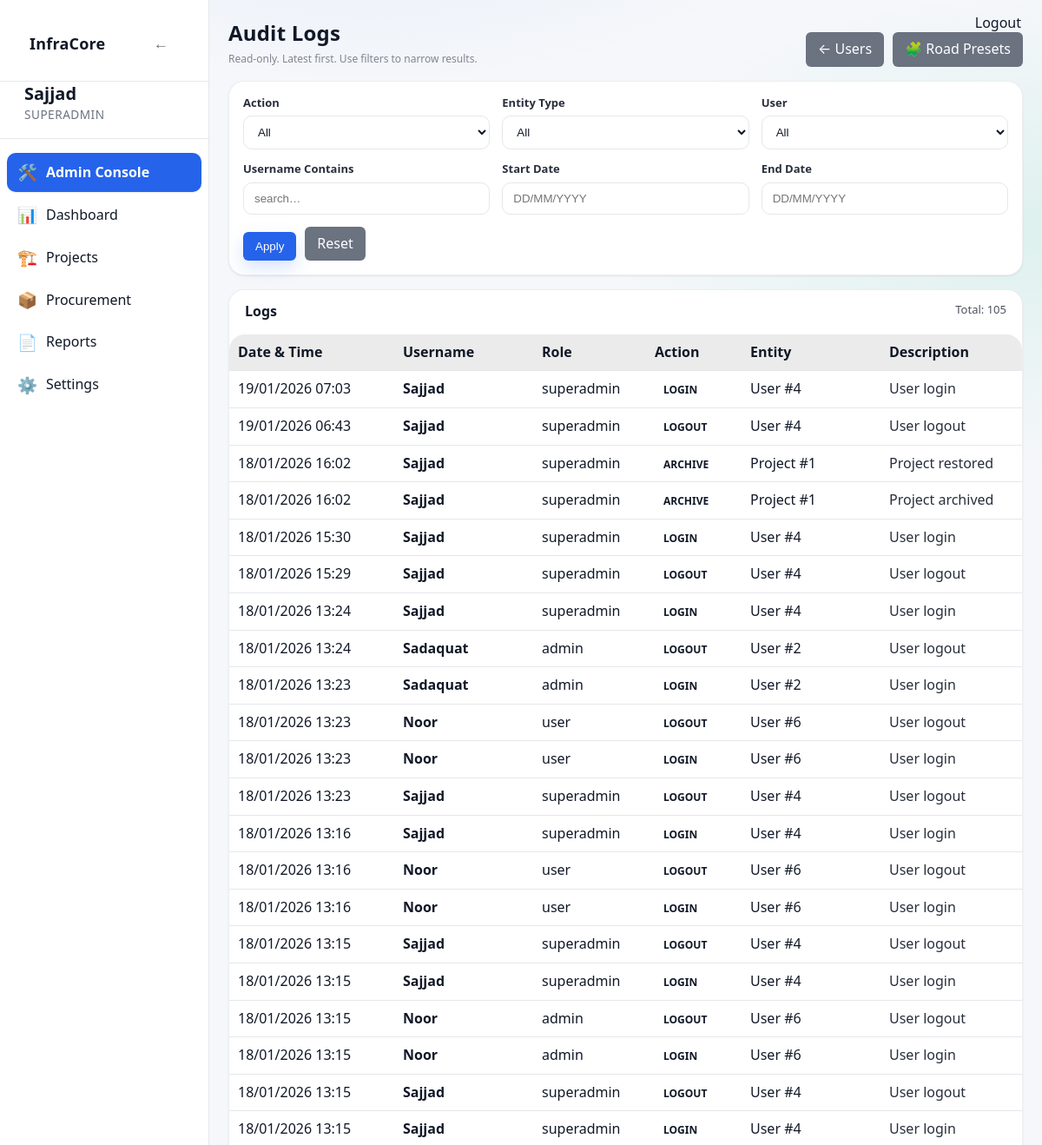
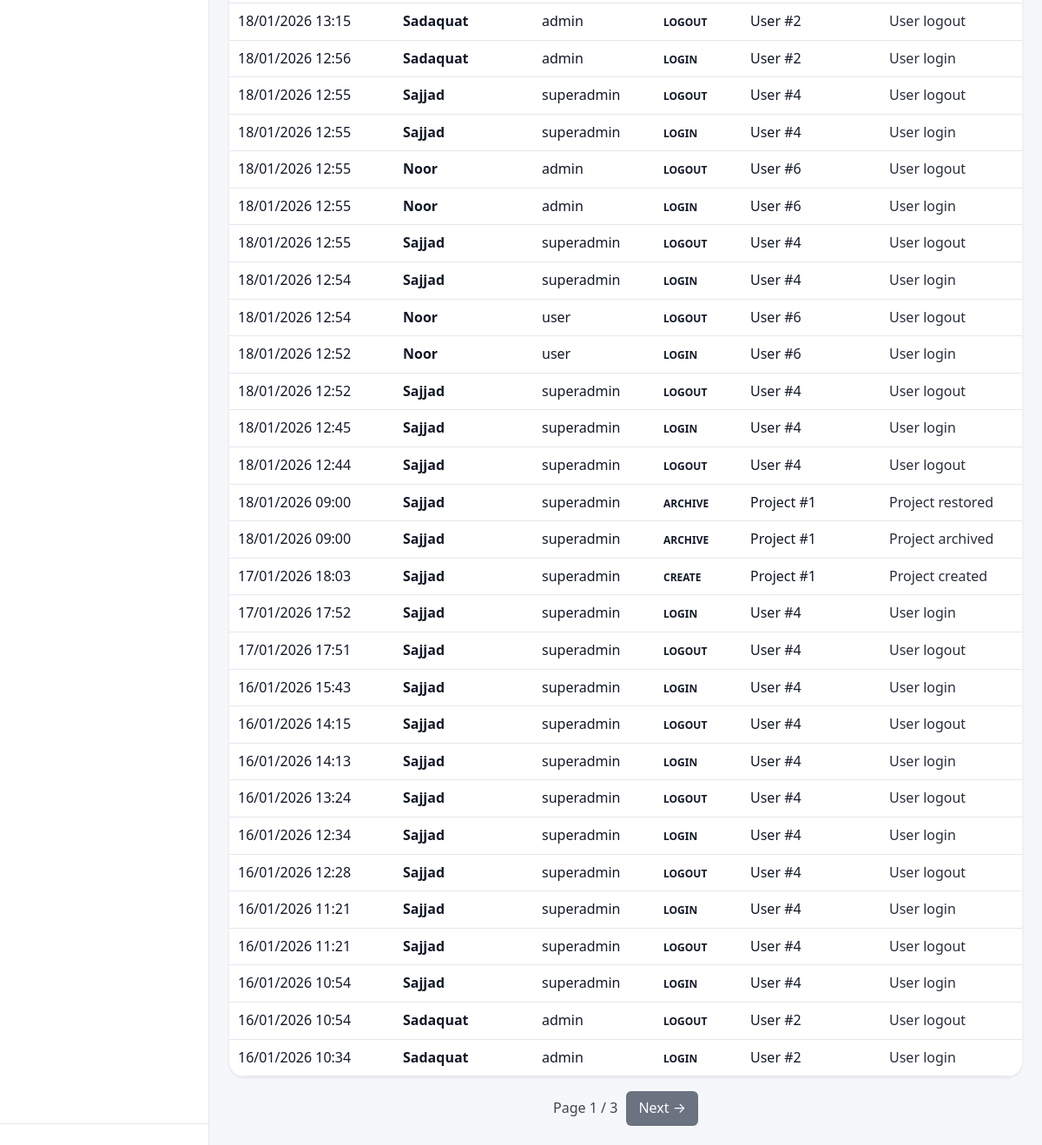
/admin/logs (signed in), run on an earlier commit of the app's database (2 pictures, top to bottom).
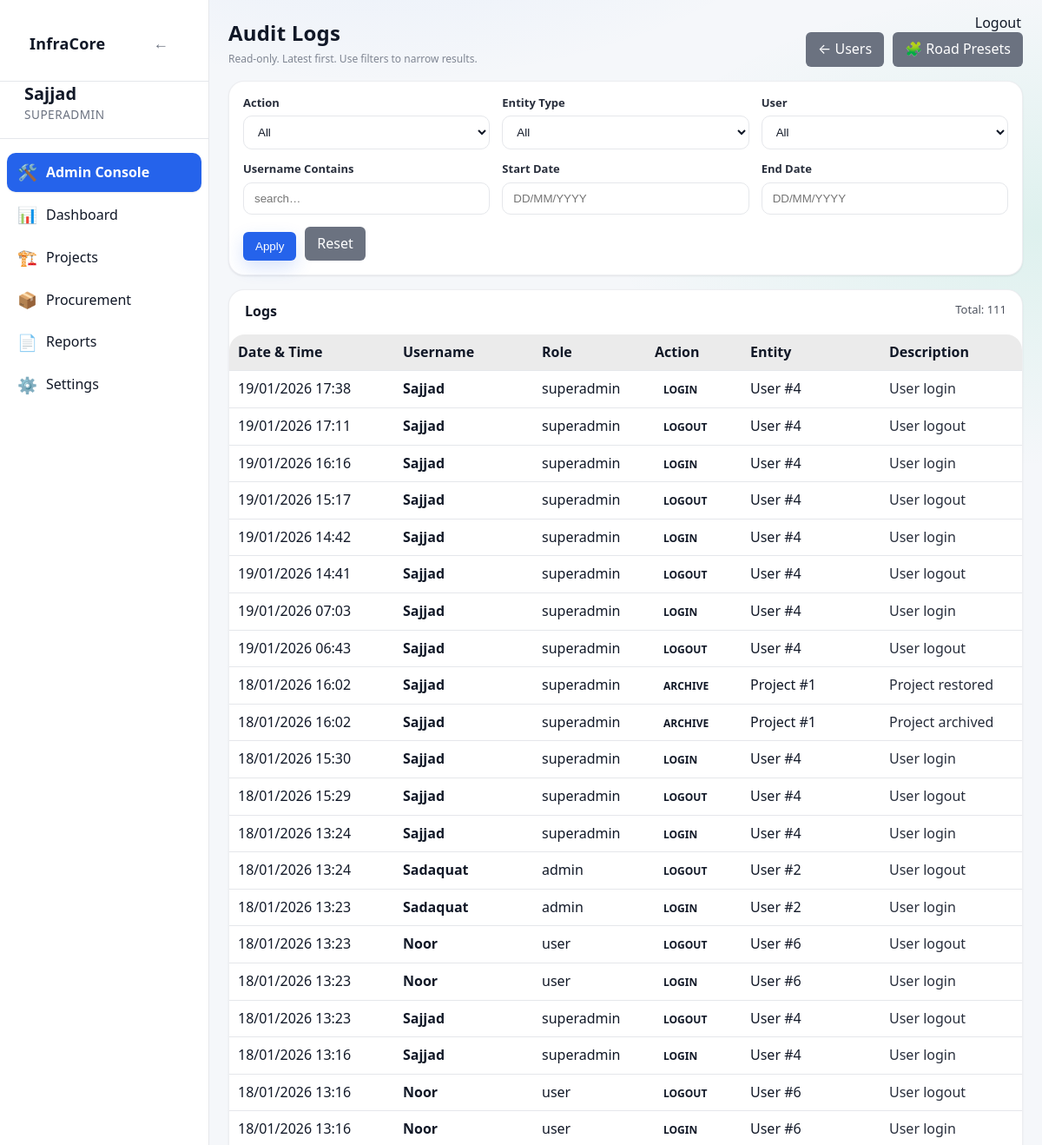
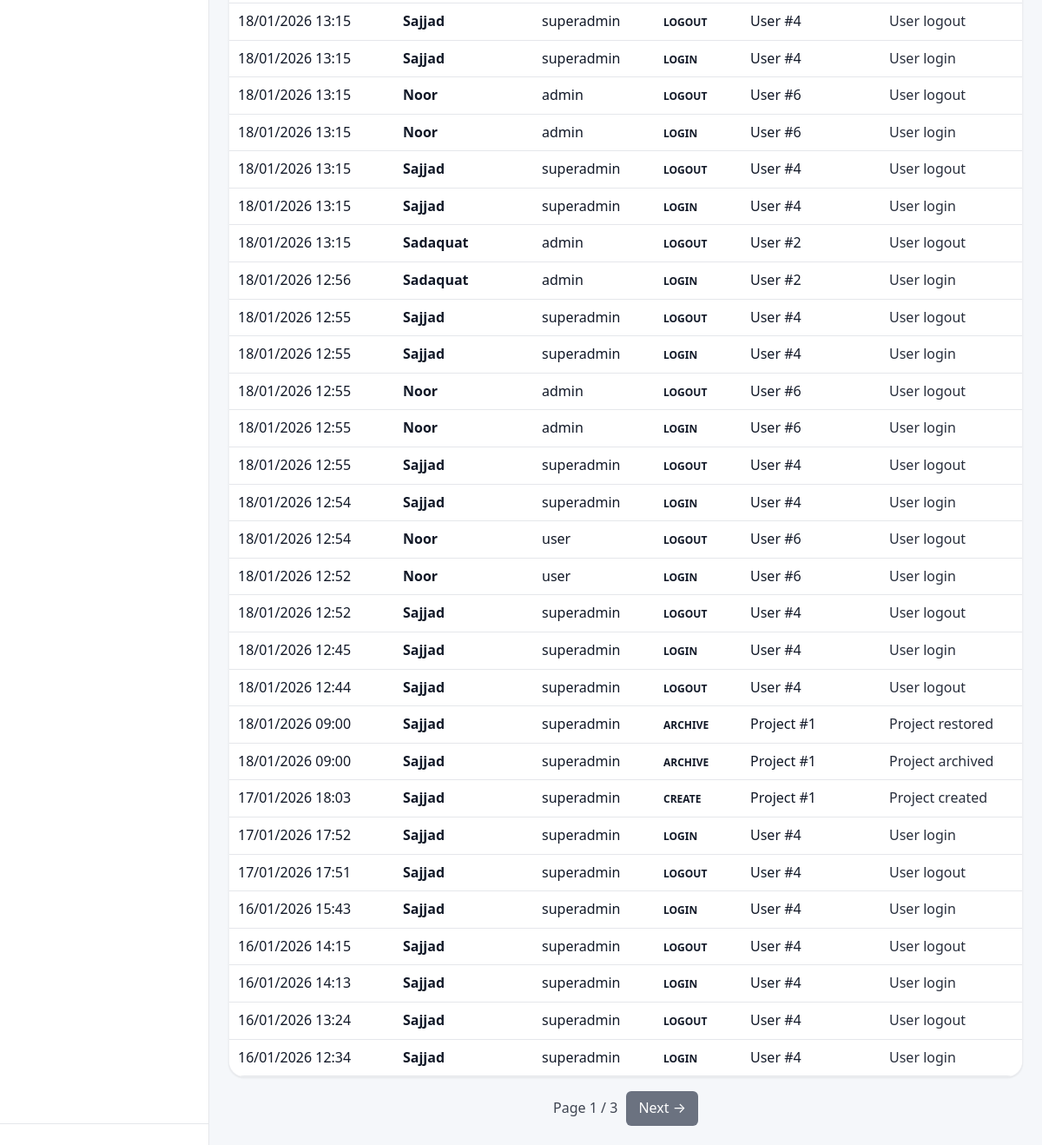
And on a later commit of the database (2 pictures, top to bottom).
### app/models/activity_log.py (models this page shows)
class ActivityLog(Base):
    __tablename__ = "activity_logs"
    __table_args__ = (
        Index("ix_activity_logs_created_at", "created_at"),
        Index("ix_activity_logs_user_id", "user_id"),
    )
    id = Column(Integer, primary_key=True, index=True)
    user_id = Column(Integer, ForeignKey("users.id"), nullable=True)
    username = Column(String(150), nullable=False)
    role = Column(String(50), nullable=True)
    action = Column(String(20), nullable=False)  # CREATE, UPDATE, DELETE, ARCHIVE, LOGIN, LOGOUT
    entity_type = Column(String(50), nullable=True)  # Project, Activity, Material, User, Execution
    entity_id = Column(Integer, nullable=True)
    description = Column(Text, nullable=True)
    old_value = Column(Text, nullable=True)  # JSON string
    new_value = Column(Text, nullable=True)  # JSON string
    ip_address = Column(String(64), nullable=True)
    created_at = Column(DateTime, default=datetime.utcnow, nullable=False)
    details = Column(String, nullable=True)
    timestamp = Column(DateTime, default=datetime.utcnow)

### app/routes/admin.py (the view)
@router.get("/logs", response_class=HTMLResponse)
def audit_logs_page(
    request: Request,
    page: int = 1,
    action: str | None = None,
    entity_type: str | None = None,
    user_id: int | None = None,
    username: str | None = None,
    start_date: str | None = None,
    end_date: str | None = None,
    db: Session = Depends(get_db),
):
    admin = admin_guard(request)
    if not admin:
        return RedirectResponse("/dashboard", status_code=302)
    page_size = 50
    page = max(page, 1)
    q = db.query(ActivityLog)
    if action:
        q = q.filter(ActivityLog.action == action)
    if entity_type:
        q = q.filter(ActivityLog.entity_type == entity_type)
    if user_id is not None:
        q = q.filter(ActivityLog.user_id == user_id)
    if username:
        q = q.filter(ActivityLog.username.ilike(f"%{username.strip()}%"))
    def _parse_d(s: str | None) -> date | None:
        if not s:
            return None
        try:
            return parse_date_ddmmyyyy_or_iso(str(s))
        except Exception:
            return None
    sd = _parse_d(start_date)
    ed = _parse_d(end_date)
    if sd:
        q = q.filter(ActivityLog.created_at >= datetime.combine(sd, time.min))
    if ed:
        q = q.filter(ActivityLog.created_at <= datetime.combine(ed, time.max))
    total = q.count()
    logs = (
        q.order_by(ActivityLog.created_at.desc())
        .offset((page - 1) * page_size)
        .limit(page_size)
        .all()
    )
    actions = [r[0] for r in db.query(ActivityLog.action).distinct().order_by(ActivityLog.action).all() if r and r[0]]
    entity_types = [r[0] for r in db.query(ActivityLog.entity_type).distinct().order_by(ActivityLog.entity_type).all() if r and r[0]]
    users = (
        db.query(ActivityLog.user_id, ActivityLog.username)
        .filter(ActivityLog.user_id.isnot(None))
        .distinct()
        .order_by(ActivityLog.username.asc())
        .all()
    )
    return templates.TemplateResponse(
        "admin/logs.html",
        {
            "request": request,
            "user": admin,
            "logs": logs,
            "page": page,
            "page_size": page_size,
            "total": total,
            "actions": actions,
            "entity_types": entity_types,
            "users": users,
            "filters": {
                "action": action or "",
                "entity_type": entity_type or "",
                "user_id": user_id if user_id is not None else "",
                "username": username or "",
                "start_date": start_date or "",
                "end_date": end_date or "",
            },
        },
    )

### app/templates/admin/logs.html (shortened to what the changed rows need)
{% extends "base.html" %}
{% block content %}
<div class="page-header" style="display:flex;justify-content:space-between;align-items:flex-end;gap:12px;flex-wrap:wrap;margin-bottom:16px">
    <div>
        <h1 class="page-title" style="margin-bottom:6px">Audit Logs</h1>
    </div>
</div>
<div class="card" style="padding:0">
    <div style="padding:14px 18px;border-bottom:1px solid rgba(255,255,255,0.08);display:flex;justify-content:space-between;gap:12px;flex-wrap:wrap">
        <strong>Logs</strong>
        <span style="opacity:0.75;font-size:13px">
            Total: {{ total }}
        </span>
    </div>
    <table class="table" style="margin:0">
        <thead>
            <tr style="background:rgba(255,255,255,0.04)">
                <th style="width:170px">Date &amp; Time</th>
                <th style="width:140px">Username</th>
                <th style="width:110px">Role</th>
                <th style="width:90px">Action</th>
                <th style="width:140px">Entity</th>
                <th>Description</th>
            </tr>
        </thead>
        <tbody>
            {% if logs and logs|length > 0 %}
                {% for l in logs %}
                    <tr style="border-bottom:1px solid rgba(255,255,255,0.05)">
                        <td style="white-space:nowrap">{{ l.created_at|ddmmyyyy_dt }}</td>
                        <td><strong>{{ l.username }}</strong></td>
                        <td>{{ l.role or "" }}</td>
                        <td>
                            <span class="badge badge-info">{{ l.action }}</span>
                        </td>
                        <td>
                            {{ l.entity_type or "" }}
                            {% if l.entity_id %}
                                #{{ l.entity_id }}
                            {% endif %}
                        </td>
                        <td style="opacity:0.9">{{ l.description or l.details or "" }}</td>
                    </tr>
                {% endfor %}
            {% else %}
                <tr>
                    <td colspan="6" style="padding:24px;text-align:center;opacity:0.75">
                        No audit logs found for the selected filters.
                    </td>
                </tr>
            {% endif %}
        </tbody>
    </table>
</div>
{% set total_pages = (total // page_size) + (1 if total % page_size else 0) %}
{% endblock %}

What changed in the data, as far as the page shows it:
no longer on this page (row unchanged): ActivityLog: created_at|ddmmyyyy_dt "16/01/2026 12:28", username "Sajjad", role "superadmin", action "LOGOUT", entity_type "User", entity_id "4", description "User logout"
no longer on this page (row unchanged): ActivityLog: created_at|ddmmyyyy_dt "16/01/2026 11:21", username "Sajjad", role "superadmin", action "LOGIN", entity_type "User", entity_id "4", description "User login"
no longer on this page (row unchanged): ActivityLog: created_at|ddmmyyyy_dt "16/01/2026 11:21", username "Sajjad", role "superadmin", action "LOGOUT", entity_type "User", entity_id "4", description "User logout"
no longer on this page (row unchanged): ActivityLog: created_at|ddmmyyyy_dt "16/01/2026 10:54", username "Sajjad", role "superadmin", action "LOGIN", entity_type "User", entity_id "4", description "User login"
no longer on this page (row unchanged): ActivityLog: created_at|ddmmyyyy_dt "16/01/2026 10:54", username "Sadaquat", role "admin", action "LOGOUT", entity_type "User", entity_id "2", description "User logout"
no longer on this page (row unchanged): ActivityLog: created_at|ddmmyyyy_dt "16/01/2026 10:34", username "Sadaquat", role "admin", action "LOGIN", entity_type "User", entity_id "2", description "User login"
added ActivityLog: created_at|ddmmyyyy_dt "19/01/2026 17:38", username "Sajjad", role "superadmin", action "LOGIN", entity_type "User", entity_id "4", description "User login"
added ActivityLog: created_at|ddmmyyyy_dt "19/01/2026 17:11", username "Sajjad", role "superadmin", action "LOGOUT", entity_type "User", entity_id "4", description "User logout"
added ActivityLog: created_at|ddmmyyyy_dt "19/01/2026 16:16", username "Sajjad", role "superadmin", action "LOGIN", entity_type "User", entity_id "4", description "User login"
added ActivityLog: created_at|ddmmyyyy_dt "19/01/2026 15:17", username "Sajjad", role "superadmin", action "LOGOUT", entity_type "User", entity_id "4", description "User logout"
added ActivityLog: created_at|ddmmyyyy_dt "19/01/2026 14:42", username "Sajjad", role "superadmin", action "LOGIN", entity_type "User", entity_id "4", description "User login"
added ActivityLog: created_at|ddmmyyyy_dt "19/01/2026 14:41", username "Sajjad", role "superadmin", action "LOGOUT", entity_type "User", entity_id "4", description "User logout"
Also different on the page:
{{ total }}: "105" → "111"
